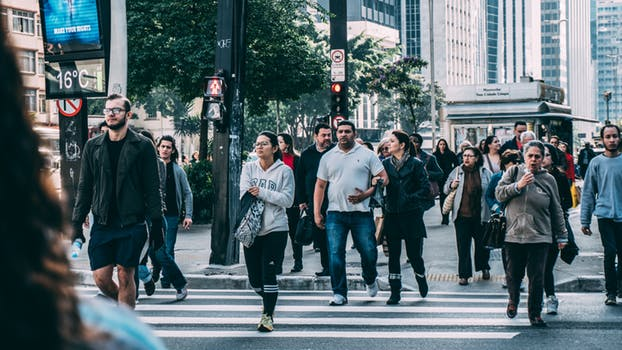
#> input picture Learning & Documentation/Create Models in Tensorflow/Send_Proto_Request_Example/image.jpeg, 622 x 350 px, given in place of the camera
$ python simple_webcam_motion_detection.py
#> lines starting #> are read from the running program, lines starting #| are printed output that depends on the picture; after the words box and inside, x2 and y2 are one past the last pixel; in counts of white or black regions, pixels touching at a corner belong together
import imutils
import cv2
import numpy as np

# FROM https://github.com/methylDragon/opencv-motion-detector/blob/master/Motion%20Detector.py

# Number of frames to pass before changing the frame to compare the current
# frame against
FRAMES_TO_PERSIST = 10

# Minimum boxed area for a detected motion to count as actual motion
# Use to filter out noise or small objects
MIN_SIZE_FOR_MOVEMENT = 2000

# Minimum length of time where no motion is detected it should take
#(in program cycles) for the program to declare that there is no movement
MOVEMENT_DETECTED_PERSISTENCE = 100

cap = cv2.VideoCapture(0) # Then start the webcam

# Init frame variables
first_frame = None
next_frame = None

# Init display font and timeout counters
font = cv2.FONT_HERSHEY_SIMPLEX
delay_counter = 0
movement_persistent_counter = 0

# LOOP!
while True:

    # Set transient motion detected as false
    transient_movement_flag = False

    # Read frame
    ret, frame = cap.read()
#> frame is the input picture: shape (350, 622, 3); mean B, G, R 110.1, 104.6, 87.4
    text = "Unoccupied"

    # If there's an error in capturing
    if not ret:
        print("CAPTURE ERROR")
        continue

    # Resize and save a greyscale version of the image
    frame = imutils.resize(frame, width = 750)
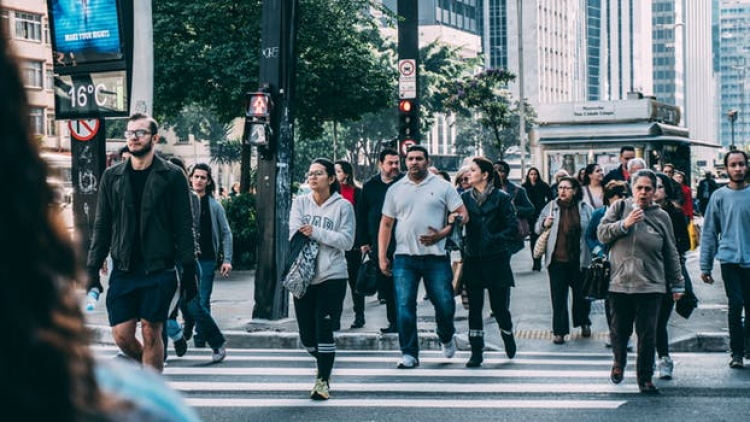
#> frame: shape (422, 750, 3); mean B, G, R 110, 104.5, 87.3
    gray = cv2.cvtColor(frame, cv2.COLOR_BGR2GRAY)
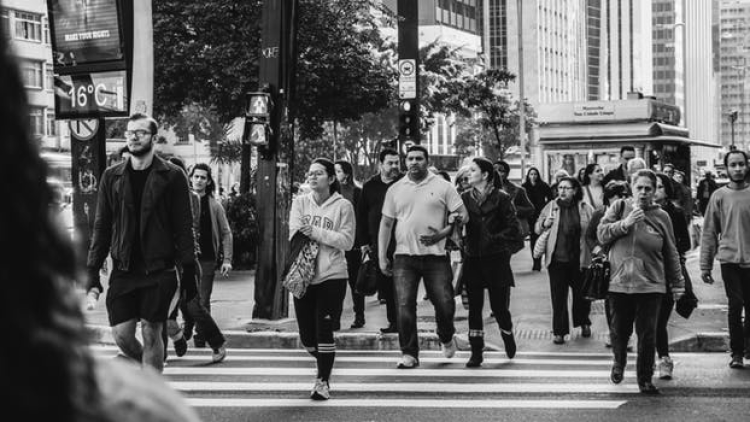
#> gray: shape (422, 750); min 0, max 255, mean 100

    # Blur it to remove camera noise (reducing false positives)
    gray = cv2.GaussianBlur(gray, (21, 21), 0)
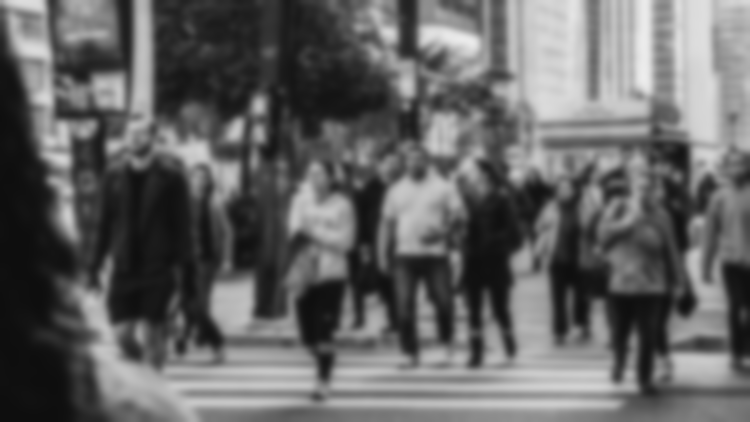
#> gray: shape (422, 750); min 14, max 237, mean 100

    # If the first frame is nothing, initialise it
    if first_frame is None: first_frame = gray

    delay_counter += 1

    # Otherwise, set the first frame to compare as the previous frame
    # But only if the counter reaches the appriopriate value
    # The delay is to allow relatively slow motions to be counted as large
    # motions if they're spread out far enough
    if delay_counter > FRAMES_TO_PERSIST:
        delay_counter = 0
        first_frame = next_frame


    # Set the next frame to compare (the current frame)
    next_frame = gray

    # Compare the two frames, find the difference
    frame_delta = cv2.absdiff(first_frame, next_frame)
#> frame_delta: shape (422, 750); every value is 0
    thresh = cv2.threshold(frame_delta, 25, 255, cv2.THRESH_BINARY)[1]

    # Fill in holes via dilate(), and find contours of the thesholds
    thresh = cv2.dilate(thresh, None, iterations = 2)
    cnts, _ = cv2.findContours(thresh.copy(), cv2.RETR_EXTERNAL, cv2.CHAIN_APPROX_SIMPLE)
#> cnts = []

    # loop over the contours
    for c in cnts:

        # Save the coordinates of all found contours
        (x, y, w, h) = cv2.boundingRect(c)

        # If the contour is too small, ignore it, otherwise, there's transient
        # movement
        if cv2.contourArea(c) > MIN_SIZE_FOR_MOVEMENT:
            transient_movement_flag = True

            # Draw a rectangle around big enough movements
            cv2.rectangle(frame, (x, y), (x + w, y + h), (0, 255, 0), 2)
#> this loop made 0 passes

    # The moment something moves momentarily, reset the persistent
    # movement timer.
    if transient_movement_flag == True:
        movement_persistent_flag = True
        movement_persistent_counter = MOVEMENT_DETECTED_PERSISTENCE

    # As long as there was a recent transient movement, say a movement
    # was detected
    if movement_persistent_counter > 0:
        text = "Movement Detected " + str(movement_persistent_counter)
        movement_persistent_counter -= 1
    else:
        text = "No Movement Detected"

    # Print the text on the screen, and display the raw and processed video
    # feeds
    cv2.putText(frame, str(text), (10,35), font, 0.75, (255,255,255), 2, cv2.LINE_AA)
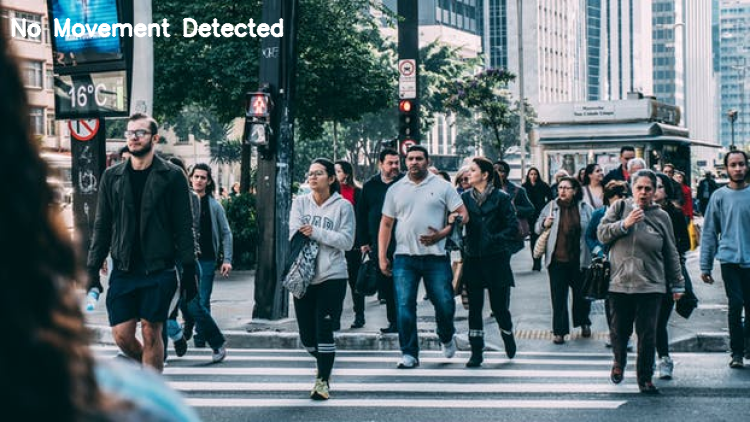
#> frame: shape (422, 750, 3); 1.03% of pixels changed, all inside (x1, y1, x2, y2) = (11, 17, 284, 38)

    # For if you want to show the individual video frames
#    cv2.imshow("frame", frame)
#    cv2.imshow("delta", frame_delta)

    # Convert the frame_delta to color for splicing
    frame_delta = cv2.cvtColor(frame_delta, cv2.COLOR_GRAY2BGR)
#> frame_delta: shape (422, 750, 3); every value is 0

    # Splice the two video frames together to make one long horizontal one
    cv2.imshow("frame", np.hstack((frame_delta, frame)))
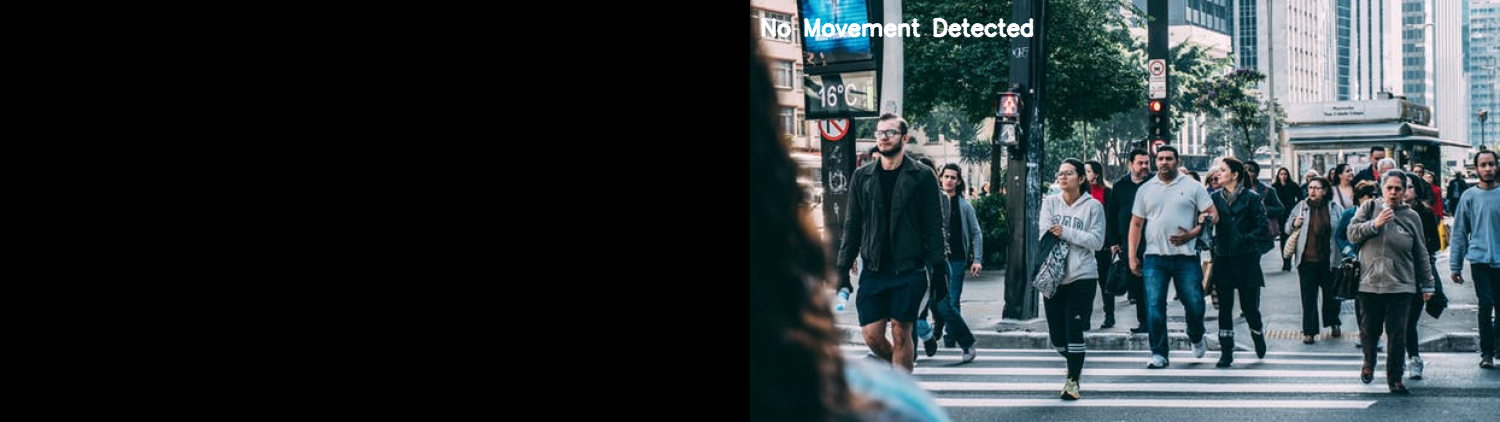
#> window 'frame': shape (422, 1500, 3); mean B, G, R 55.5, 52.8, 44.4


    # Interrupt trigger by pressing q to quit the open CV program
    ch = cv2.waitKey(1)
#> (key q is pressed here)
    if ch & 0xFF == ord('q'):
        break

# Cleanup when closed
cv2.waitKey(0)
cv2.destroyAllWindows()
cap.release()
